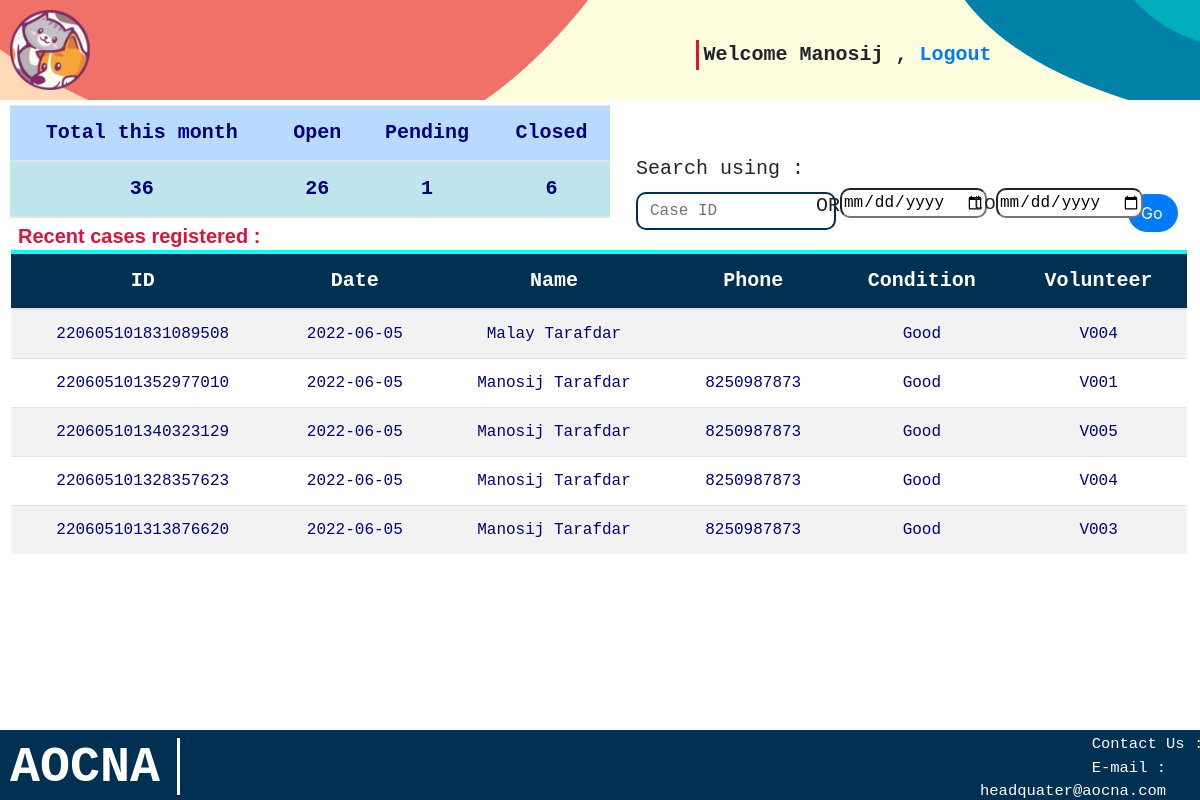
Screenshot of /weaocna/dashboard/ (signed in) with the database file from the repository.
### client/models.py (models this page shows, shortened)
class Resque(models.Model):
    id = models.CharField(max_length=21,primary_key=True)
    firstname = models.CharField(max_length=50,null=False)
    lastname = models.CharField(max_length=50,null=False)
    email = models.CharField(max_length=100,null=False)
    phone = models.CharField(max_length=10,null=False)
    addrs = models.CharField(max_length=200,null=False)
    breed = models.CharField(max_length=20,null=False)
    vaccination = models.CharField(max_length=3,null=False,default="no")
    reason = models.CharField(max_length=100,null=True)
    condition = models.CharField(max_length=10,null=False,default="Good")
    date = models.CharField(max_length=19,null=False)
    status = models.CharField(max_length=20,null=False)
    vol = models.CharField(max_length=10,null=True)

### adminhome/views.py (the view, shortened to what this page needs)
# urls.py: path('dashboard/',views.dash,name = 'dashboard'),
@login_required(login_url='login')
def dash(request):
    allowed_roles = ["admins"]
    if request.user.groups.all()[0].name not in allowed_roles:
        return redirect('error')
    resque = Resque.objects.all()
    total_cases = resque.count()
    recents = Resque.objects.all()[total_cases-5:total_cases]
    recents = recents[::-1]
    open_cases = resque.filter(status='Open').count()
    pending = resque.filter(status='Pending').count()
    closed = resque.filter(status='Closed').count()
    context = {'total_cases':total_cases,
                'open_cases':open_cases,
                'pending':pending,
                'closed':closed,
                'recents':recents
    }
    return render(request,'adminhome/dashboard.html',context)

### adminhome/templates/adminhome/dashboard.html (shortened to what this page needs)
{% load static%}
<!DOCTYPE html>
<html lang="en">
<head>
    <link rel="stylesheet" href="{% static '/css/dashboard.css' %}">
    <link rel="stylesheet" href="https://cdn.jsdelivr.net/npm/bootstrap@4.1.3/dist/css/bootstrap.min.css">
</head>
<body>
    <header>
      <img src="{% static '/images/header_logo.png' %}" alt="" srcset="" style="height: 80px;width: 80px;position: absolute;top: 10px;left: 10px;">
      <p>
        Welcome {{request.user.first_name}} , <a href="{% url 'logoutUser' %}">Logout</a>
      </p>
    </header>
    <main>
        <table class="table" style="width: 50%;left: 10px;">
            <thead >
              <tr class="table-primary" style="color: #000080;">
                <th scope="col">Total this month</th>
                <th scope="col">Open</th>
                <th scope="col">Pending</th>
                <th scope="col">Closed</th>
              </tr>
              <tr class="table-info" style="color: #000080;">
                <th scope="col">{{total_cases}}</th>
                <th scope="col">{{open_cases}}</th>
                <th scope="col">{{pending}}</th>
                <th scope="col">{{closed}}</th>
              </tr>
            </thead>
          </table>
          <h5>Recent cases registered : </h5>
          <form action="" method="post" style="position: relative;top: 4%;">
            <label for="field1" style="left: 53%;position: relative;font-family: monospace;font-size: 20px;">Search using :</label>
            <input type="text" class="form-control input-group" name = "searchid" id="field1" placeholder="Case ID" style="width: 200px;left: 53%; position: relative;border-radius: 10px;text-align: left;font-family: monospace;border:2px solid #003152;">
            <p style="position: absolute;left: 68%;top: 37px;font-family: monospace;font-size: 20px;">OR</p>
            <button type="submit" class="btn btn-primary input-group" style="position:relative;left: 94%;width: 50px;height: 38px;border-radius: 50px;margin: -3% 0%;top: 40%;">Go</button>
            <div class="input-group" style="position:absolute;top: -3%;">
              <input type="date" name = "search1" id="field3" style="position: absolute;left: 70%;border-radius: 10px;margin-top: 3%;font-family: monospace;">
              <p style="position: relative;left: 81%;top: 37px;font-family: monospace;font-size: 20px;">to</p>
              <input type="date" name = "search2" id="field4" style="position: absolute;left: 83%;border-radius: 10px;margin-top:3% ;font-family: monospace;">
            </div>
          </form>
          <table class="table table-striped" style="top: 250px;left: 11px;width: 98%; border-top: 4px solid aqua;color:#000080;">
            <thead style="background-color: #003152;color: white;">
              <tr>
                <th scope="col">ID</th>
                <th scope="col">Date</th>
                <th scope="col">Name</th>
                <th scope="col">Phone</th>
                <th scope="col">Condition</th>
                <th scope="col">Volunteer</th>
              </tr>
            </thead>
            <tbody style="font-family: monospace;">
              {% for data in recents %}
              <tr>
                <td>{{data.id}}</td>
                <td>{{data.date}}</td>
                <td>{{data.firstname}} {{data.lastname}}</td>
                <td>{{data.phone}}</td>
                <td>{{data.condition}}</td>
                <td>{{data.vol}}</td>
              </tr>
              {% endfor %}
            </tbody>
          </table>
    </main>
    <footer>
      <h2>
        AOCNA
      </h2>
        <p>
            Contact Us :
            E-mail : headquater@aocna.com
            Ph : 90013 33152
        </p>
    </footer>
</body>
</html>

### static/css/dashboard.css (style rules this page uses)
header { top: 0; left: 0; width: 100%; height: 100px; position: fixed; background-position: right; }
header p { font-family:monospace; font-size: 20px; position: absolute; font-weight: bold; left: 58%; top: 40px; width: 300px; border-left: 3px solid crimson; text-align: center; }
main { position: fixed; width: 100%; height: 425px; margin-top: 105px; }
main h5 { font-weight: bold; position: relative; top:28%; left: 1.5%; color: crimson; font-family: 'Lucida Sans', 'Lucida Sans Regular', 'Lucida Grande', 'Lucida Sans Unicode', Geneva, Verdana, sans-serif; }
table { position: fixed; left: 315px; }
th { font-family: monospace; font-size: 20px; }
tr { text-align: center; }
footer { bottom: 0; left: 0; width: 100%; height: 70px; position: fixed; background-color:#003153; }
footer h2 { position: absolute; color:white; font-family: 'Courier New', Courier, monospace; font-size: 50px; font-weight: bold; left: 10px; top: 8px; border-right: 3px solid white; width: 170px; height: 57px; }
footer p { font-family: monospace; color: white; white-space: pre-wrap; text-align: top center; margin: -20px 980px; width: 380px; height: 100px; font-size: 15.5px; padding: -25px 1px; position: fixed; margin-right: -100px; }

### rows the page displays
Resque: id "220605101831089508", date "2022-06-05", firstname "Malay", lastname "Tarafdar", condition "Good", vol "V004"
Resque: id "220605101352977010", date "2022-06-05", firstname "Manosij", lastname "Tarafdar", phone "8250987873", condition "Good", vol "V001"
Resque: id "220605101340323129", date "2022-06-05", firstname "Manosij", lastname "Tarafdar", phone "8250987873", condition "Good", vol "V005"
Resque: id "220605101328357623", date "2022-06-05", firstname "Manosij", lastname "Tarafdar", phone "8250987873", condition "Good", vol "V004"
Resque: id "220605101313876620", date "2022-06-05", firstname "Manosij", lastname "Tarafdar", phone "8250987873", condition "Good", vol "V003"

### other values shown
{{ request.user.first_name }} "Manosij"
{{ total_cases }} "36"
{{ open_cases }} "26"
{{ pending }} "1"
{{ closed }} "6"
